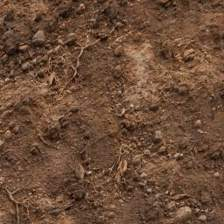
#> input picture assets/source/soil_approved_s01_s02_atlas.jpg, 224 x 224 px, found by its file name
$ python build-s7-soil-approved.py
#> lines starting #> are read from the running program, lines starting #| are printed output that depends on the picture
#!/usr/bin/env python3
"""Trialum S7 approved soil asset generator.

Deterministic real GLB geometry from owner-approved soil reference:
* S02 1m planting board with exactly 25 individually addressable physical depressions;
* separate root-collar soil plug (no baked-in plant, 25 independent placements);
* S01 dug/ploughed soil tile (approved second photo, no holes or plants);
* separate ring highlighting one slot in Builder (design-only);
* demo seedling OBJ/GLB (design-only, never actual plant identity).

Canonical game: ONLY four terrestrial beds x five approved plant slots.
Visual matrix 25 possible positions != 25 game plant slots. No game writes.
"""
from __future__ import annotations
import base64,hashlib,json,math,random
from pathlib import Path
import numpy as np
from PIL import Image,ImageFilter,ImageEnhance
import trimesh
from trimesh.visual.texture import TextureVisuals
from trimesh.visual.material import PBRMaterial

HERE=Path(__file__).resolve().parent
if not (HERE/'assets/source/soil_approved_s01_s02_atlas.jpg').exists():
    HERE=HERE.parents[1]
OUT=HERE/'assets/models'
OUT.mkdir(exist_ok=True,parents=True)
SRC=HERE/'assets/source/soil_approved_s01_s02_atlas.jpg'
TILE=1.0
THICK=.12
N=144
C=[.1,.3,.5,.7,.9]
R=.067
H=.045
SEED=17310

def make_texture(mode):
#> called with mode = 'plant'
    im=Image.open(SRC).convert('RGB')
#> im is the input picture: PIL image 224x224 RGB; mean R, G, B 108.3, 76.6, 55.7
    # source imagery is perspective rectified from the second, owner-approved soil photo
    a=np.asarray(im.resize((512,512),Image.Resampling.LANCZOS)).astype(np.float32)
    # 2 colorways of the same authentic soil microstructure, not artificial uniform brown
    if mode=='plant':
        a[:,:,0]*=.91;a[:,:,1]*=.77;a[:,:,2]*=.67
#> after `a[:, :, 2] *= 0.67`:
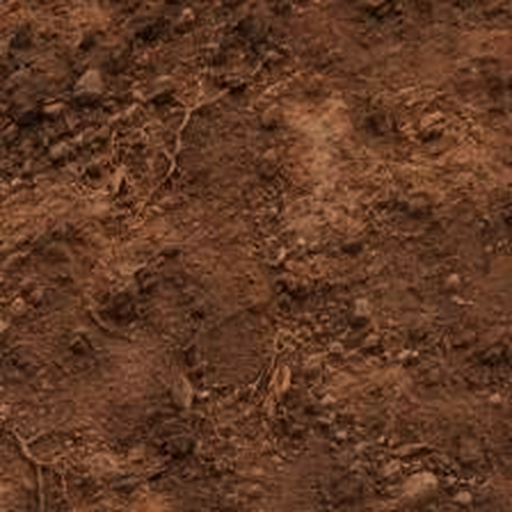
#> a: shape (512, 512, 3) float32; mean R, G, B 98.5, 59, 37.3
    else:
        a[:,:,0]*=1.02;a[:,:,1]*=1.0;a[:,:,2]*=.96
    # Blend opposing edges for repeating 1m tiles; center still remains original
    for axis in [0,1]:
        for i in range(44):
            alpha=.5*(1-i/44)**2
            first=np.take(a,i,axis=axis).copy()
            last=np.take(a,511-i,axis=axis).copy()
            blended=(first+last)*.5
            if axis==0:
                a[i,:,:]=first*(1-alpha)+blended*alpha
                a[511-i,:,:]=last*(1-alpha)+blended*alpha
            else:
                a[:,i,:]=first*(1-alpha)+blended*alpha
                a[:,511-i,:]=last*(1-alpha)+blended*alpha
    img=Image.fromarray(np.uint8(np.clip(a,0,255)),'RGB')
    img.save(HERE/f'assets/soil-{mode}-basecolor.png',optimize=True)
    gray=np.asarray(img.convert('L').filter(ImageFilter.GaussianBlur(0.6)),dtype=np.float32)
    gx=np.gradient(gray,axis=1)/255; gz=np.gradient(gray,axis=0)/255
#> after `gz = np.gradient(gray, axis=0) / 255`:
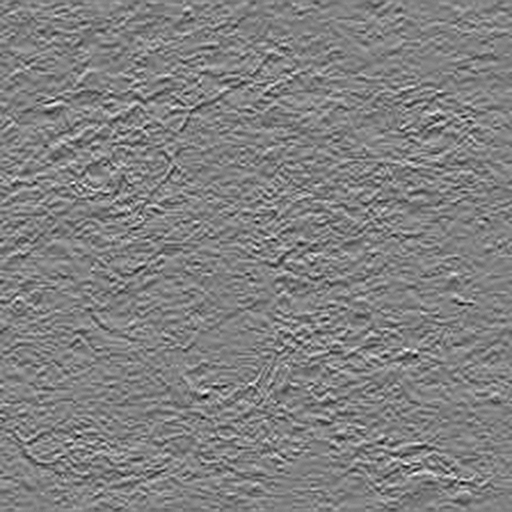
#> gz: shape (512, 512) float32; min -0.135, max 0.131, mean 2.79e-05; drawn with min black and max white
    scale=.55 if mode=='plant' else .95
    nx=-gx*scale;ny=-gz*scale;nz=np.ones_like(nx)
#> after `ny = -gz * scale`:
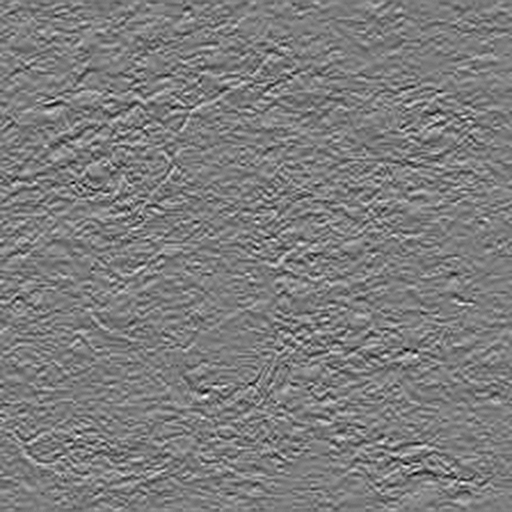
#> ny: shape (512, 512) float32; min -0.0723, max 0.0744, mean -1.54e-05; drawn with min black and max white
    ln=np.sqrt(nx*nx+ny*ny+nz*nz)
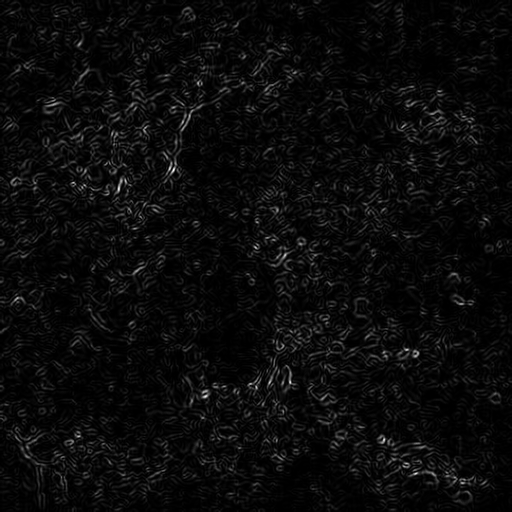
#> ln: shape (512, 512) float32; min 1, max 1, mean 1; drawn with min black and max white
    normal=np.stack((nx/ln,ny/ln,nz/ln),axis=2)
    nimg=Image.fromarray(np.uint8(np.clip((normal+1)*127.5,0,255)),'RGB')
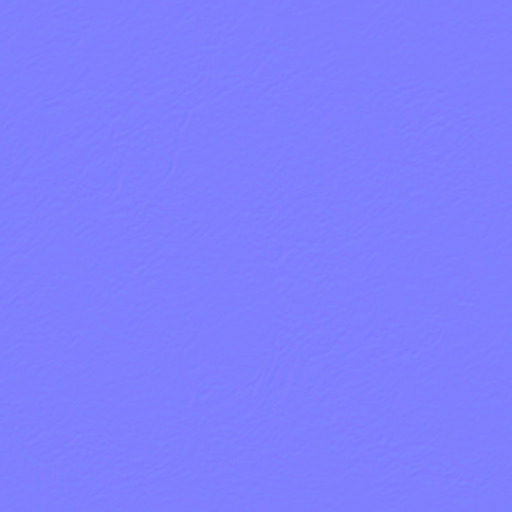
#> nimg: PIL image 512x512 RGB; mean R, G, B 127, 127, 254
    nimg.save(HERE/f'assets/soil-{mode}-normal.png',optimize=True)
    return img,nimg

PLANT_IMG,PLANT_NORMAL=make_texture('plant')
DUG_IMG,DUG_NORMAL=make_texture('dug')
#> call 2 of make_texture, with mode = 'dug'
#> in make_texture (call 2), `gray=np.asarray(img.convert('L').filter(ImageFilter.GaussianBlur(0.6))..`:
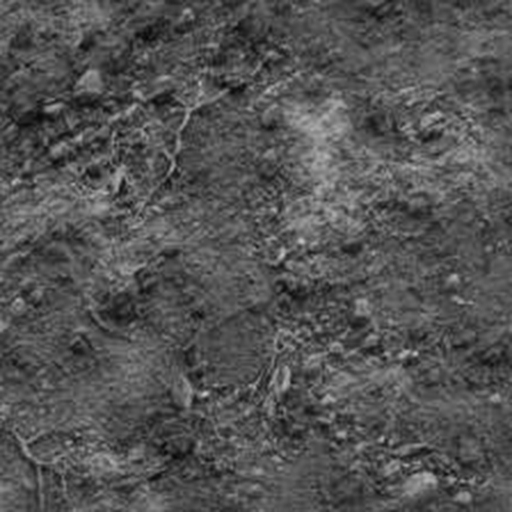
#> gray: shape (512, 512) float32; min 6, max 198, mean 83.8
#> in make_texture (call 2), `normal=np.stack((nx/ln,ny/ln,nz/ln),axis=2)`:
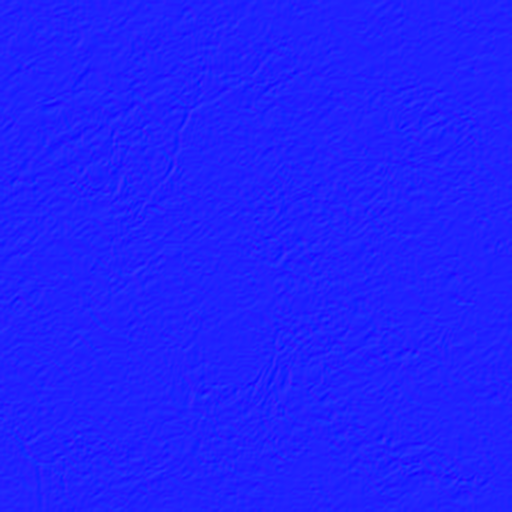
#> normal: shape (512, 512, 3) float32; mean of channels 0, 1, 2 3.22e-05, -3.35e-05, 1; drawn with min black and max white

def noise(x,z):
    return (.0016*np.sin(math.tau*(8*x+3*z)) * np.cos(math.tau*(9*z-2*x))
        +.0011*np.sin(math.tau*(17*x-23*z))
        +.0009*np.cos(math.tau*(41*x+35*z)))

def hfield(mode):
#> called with mode = 'plant'
    xx,zz=np.meshgrid(np.linspace(0,1,N+1),np.linspace(0,1,N+1))
    if mode=='plant':
        y=THICK+noise(xx,zz)*.7
        # 25 real shallow depressions with defined rims and concave bottoms.
        for cx in C:
            for cz in C:
                rr=np.sqrt((xx-cx)**2+(zz-cz)**2)
                # Smooth 4cm pocket. Center / ring physically recessed, not painted dark.
                inner=np.clip((rr-.023)/(.067-.023),0,1)
                smooth=inner*inner*(3-2*inner)
                y-=H*(1-smooth)
                y+=.0027*np.exp(-((rr-.072)/.010)**2)
        # Clearly readable 5x5 positioning matrix as fine engraved guides.
        for edge in (.2,.4,.6,.8):
            y-=.00075*np.exp(-((xx-edge)/.0024)**2)
            y-=.00075*np.exp(-((zz-edge)/.0024)**2)
    else:
        # Dug/turned soil is irregular across broad and fine scales, no pockets.
        y=THICK +.008*np.sin(math.tau*(2.2*xx+.3*zz))*np.sin(math.tau*(2.7*zz-.2*xx))
        y+=.005*np.sin(math.tau*(4*xx+2.3*zz))
        y+=.004*np.cos(math.tau*(6.7*xx-6.2*zz))
        y+=.0025*np.sin(math.tau*(17*xx+13*zz))
        y+=noise(xx,zz)*1.7
    # all 4 lateral mesh edges equal THICK, so adjacent cubes do not visibly break.
    fade=np.minimum.reduce([xx,1-xx,zz,1-zz])
    fade=np.clip(fade/.026,0,1)
    fade=fade*fade*(3-2*fade)
    return xx,zz,THICK+(y-THICK)*fade


def terrain_mesh(mode):
    xx,zz,y=hfield(mode)
    vertices=np.stack((xx,y,zz),axis=-1).reshape((-1,3))
    tex=np.stack((xx,zz),axis=-1).reshape((-1,2))
    faces=[]
    ind=lambda x,z:z*(N+1)+x
    for z in range(N):
        for x in range(N):
            a,b,c,d=ind(x,z),ind(x+1,z),ind(x,z+1),ind(x+1,z+1)
            faces.extend([(a,c,b),(b,c,d)])
    perimeter=[]
    perimeter += [ind(x,0) for x in range(N)]
    perimeter += [ind(N,z) for z in range(N)]
    perimeter += [ind(x,N) for x in range(N,0,-1)]
    perimeter += [ind(0,z) for z in range(N,0,-1)]
    # shared top vertices + new perimeter bottom vertices + one bottom center
    b_start=len(vertices)
    verts=list(vertices)
    uvs=list(tex)
    for idx in perimeter:
        x,z=vertices[idx,0],vertices[idx,2]
        verts.append([x,0.,z]);uvs.append([x,z])
    center=len(verts);verts.append([.5,0,.5]);uvs.append([.5,.5])
    L=len(perimeter)
    for k in range(L):
        kp=(k+1)%L
        faces.extend([(perimeter[k],perimeter[kp],b_start+kp),
                      (perimeter[k],b_start+kp,b_start+k),
                      (center,b_start+kp,b_start+k)])
#> (the run stopped early here; a loop or call above may not have finished)
